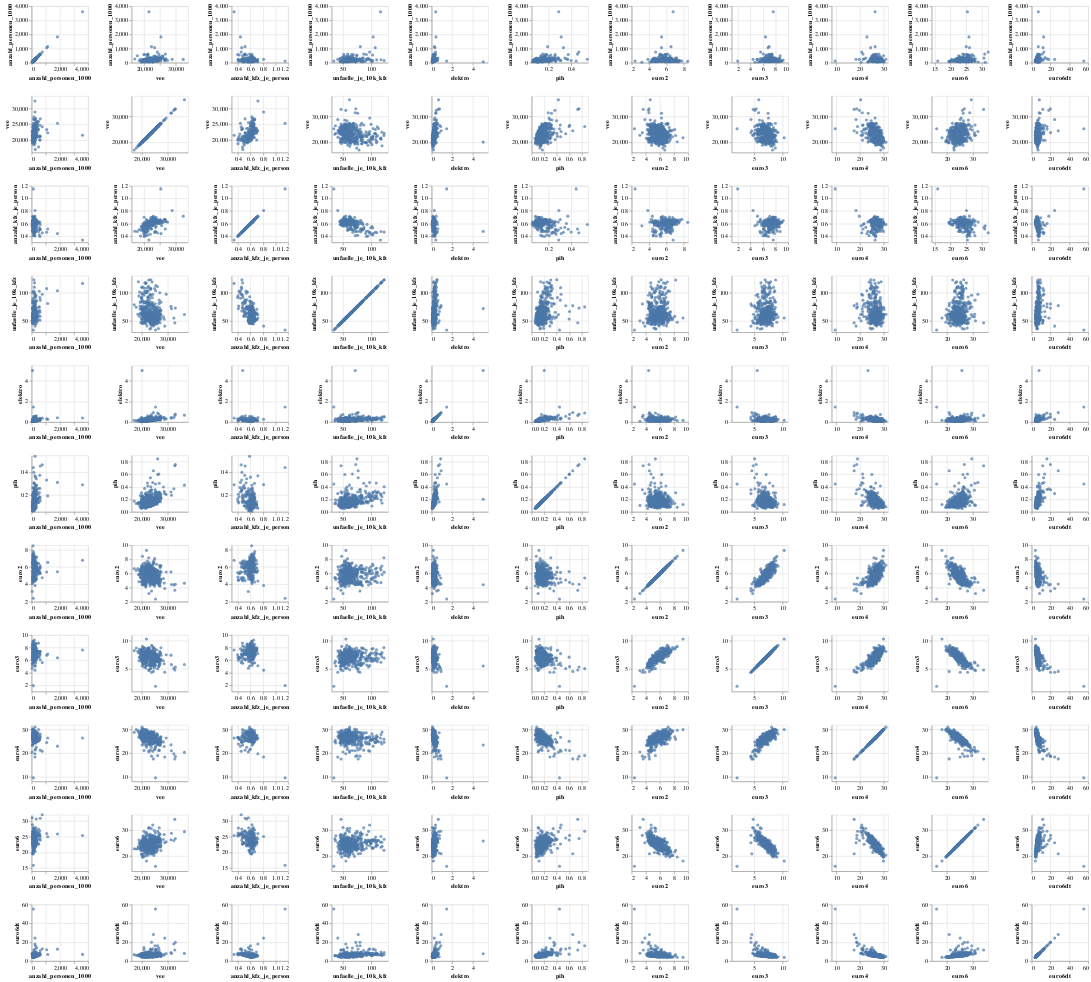

Notebook code for this chart:
### Markdown cell above
Scatterplots sind ein wesentliches Werkzeug in der Explorativen Datenanalyse (EDA), da sie es ermöglichen, die Beziehung zwischen zwei kontinuierlichen Variablen visuell darzustellen. Durch die Erstellung von Scatterplots können Muster, Trends und Ausreißer in den Daten identifiziert werden. Dies ist besonders nützlich in der Vorbereitung eines multiplen linearen Modells, da Scatterplots helfen, die lineare Beziehung zwischen den Prädiktorvariablen und der Zielvariable zu beurteilen. Ein klarer linearer Trend in einem Scatterplot deutet darauf hin, dass die Variable ein guter Kandidat für das Modell ist. Darüber hinaus können Scatterplots Hinweise auf Multikollinearität geben, wenn starke Korrelationen zwischen den Prädiktorvariablen sichtbar werden. Insgesamt bieten Scatterplots eine intuitive Möglichkeit, die Struktur und Verteilung der Daten zu verstehen, was die Auswahl und Transformation der Variablen für das Modell erleichtert.

### Code cell
create_scatterplot_grid(df_regr,  width=100, height=100)

### Figure 1 — Vega-Lite specification as saved in the notebook (floating-point values rounded to 4 significant figures; data arrays with more than 128 entries replaced by an {"elided": "..."} marker saying what was removed)
{"config": {"view": {"continuousWidth": 300, "continuousHeight": 300}}, "repeat": {"column": ["anzahl_personen_1000", "vee", "anzahl_kfz_je_person", "unfaelle_je_10k_kfz", "elektro", "pih", "euro2", "euro3", "euro4", "euro6", "euro6dt"], "row": ["anzahl_personen_1000", "vee", "anzahl_kfz_je_person", "unfaelle_je_10k_kfz", "elektro", "pih", "euro2", "euro3", "euro4", "euro6", "euro6dt"]}, "spec": {"data": {"name": "data-c166c8ea381a6e2dd7a5c23abcd37054"}, "mark": {"type": "circle"}, "encoding": {"x": {"field": {"repeat": "column"}, "scale": {"zero": false}, "type": "quantitative"}, "y": {"field": {"repeat": "row"}, "scale": {"zero": false}, "type": "quantitative"}}, "height": 100, "width": 100}, "$schema": "https://vega.github.io/schema/vega-lite/v5.20.1.json", "datasets": {"data-c166c8ea381a6e2dd7a5c23abcd37054": {"elided": "399 records"}}}
